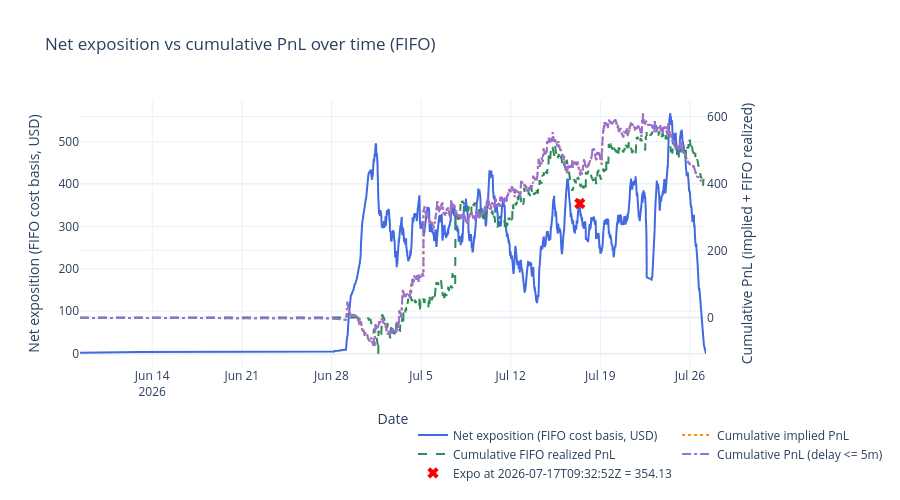

The notebook cell this image was saved under:
### Code cell
# Net exposition over time using FIFO cost basis, with resolution resets at lastTradeAt

# Optional: filter to specific contracts for investigation
# Set to None to compute over all contracts (default).
# Examples:
CONTRACT_FILTER = None # {'0xd86a816093fcd0a0e1ca440bc5ce199bd3c5a8d6139e044b076958164f8c5423'} 
FAST_DELAY_S = 300
TARGET_TS = "2026-07-17T09:32:52Z"

# Load summaries for resolution proxy
with open(BACKTEST_DIR / "summaries.json") as f:
    _summaries = pd.DataFrame(json.load(f))
_summaries['lastTradeAt'] = pd.to_datetime(_summaries['lastTradeAt'], format='mixed', utc=True)
_resolved_at = dict(zip(_summaries['conditionId'], _summaries['lastTradeAt']))

# Derive settlement price per (condition_id, token_id) from implied_pnl
# A single condition can have Yes/No tokens with opposite settlements (0 vs 1)
_settlement = {}
for (_cid, _tid), _fg in wallet_all.groupby(['condition_id', 'token_id']):
    _r = _fg.iloc[0]
    _s = _r['implied_pnl'] / _r['fill_quantity'] + _r['order_price'] if _r['order_side'] == 'BUY' else _r['order_price'] - _r['implied_pnl'] / _r['fill_quantity']
    _settlement[(_cid, _tid)] = round(_s)

# Per-contract FIFO exposure at each fill timestamp
expo_parts = []
for cid, grp in wallet_all.sort_values('dt').groupby('condition_id'):
    if CONTRACT_FILTER is not None and cid not in CONTRACT_FILTER:
        continue
    grp = grp.sort_values('dt')
    long_q = []
    short_q = []
    realized_pnl = 0.0
    buy_vol_acc = 0.0
    sell_vol_acc = 0.0
    rows = []
    for _, row in grp.iterrows():
        qty = row['fill_quantity']
        price = row['order_price']
        if row['order_side'] == 'BUY':
            buy_vol_acc += qty * price
            remaining = qty
            while remaining > 0 and short_q:
                avail, p, _tid_sq = short_q[0]
                match = min(remaining, avail)
                realized_pnl += match * (p - price)
                remaining -= match
                if match == avail:
                    short_q.pop(0)
                else:
                    short_q[0] = (avail - match, p, _tid_sq)
            if remaining > 0:
                long_q.append((remaining, price, row['token_id']))
        else:
            sell_vol_acc += qty * price
            remaining = qty
            while remaining > 0 and long_q:
                avail, p, _tid_lq = long_q[0]
                match = min(remaining, avail)
                realized_pnl += match * (price - p)
                remaining -= match
                if match == avail:
                    long_q.pop(0)
                else:
                    long_q[0] = (avail - match, p, _tid_lq)
            if remaining > 0:
                short_q.append((remaining, price, row['token_id']))

        exposure = sum(q * p for q, p, _ in long_q) + sum(q * p for q, p, _ in short_q)
        if exposure < 0:
            exposure = 0.0
        if cid in _resolved_at and row['dt'] >= _resolved_at[cid]:
            exposure = 0.0
        rows.append({'condition_id': cid, 'dt': row['dt'], 'exposition': exposure, 'cum_realized_pnl': realized_pnl})

    expo_parts.append(pd.DataFrame(rows))

    # Settle remaining position at resolution and reset exposition to 0
    if cid in _resolved_at:
        for q, p, tid in long_q:
            realized_pnl += q * (_settlement.get((cid, tid), 0.0) - p)
        for q, p, tid in short_q:
            realized_pnl += q * (p - _settlement.get((cid, tid), 0.0))
        expo_parts.append(pd.DataFrame([{'condition_id': cid, 'dt': _resolved_at[cid], 'exposition': 0.0, 'cum_realized_pnl': realized_pnl}]))

expo_all = pd.concat(expo_parts, ignore_index=True) if expo_parts else pd.DataFrame(
    columns=['condition_id', 'dt', 'exposition']
)

# Per-contract validation breakdown
if not expo_all.empty:
    _last_per_cid = expo_all.groupby('condition_id')['exposition'].last().reset_index()
    _last_per_cid.columns = ['condition_id', 'exposition']
    _active = _last_per_cid[_last_per_cid['exposition'] > 0].sort_values('exposition', ascending=False)
    print(f"=== Per-contract exposition breakdown{" (filtered)" if CONTRACT_FILTER is not None else ""} ===")
    print(_active.to_string(index=False))
    print(f"\nContracts with exposition > 0: {len(_active)}")
    print(f"Sum of per-contract exposition: {_active['exposition'].sum():.2f}")

# Aggregate across all contracts at each timestamp
# Forward-fill each contract's exposition then sum across contracts
# Each contract's exposition persists until its next fill or resolution
_expo_sorted = expo_all.sort_values(['condition_id', 'dt'])
_expo_sorted['_delta'] = _expo_sorted.groupby('condition_id')['exposition'].diff()
_first_idx = _expo_sorted.groupby('condition_id').head(1).index
_expo_sorted.loc[_first_idx, '_delta'] = _expo_sorted.loc[_first_idx, 'exposition']
ts = _expo_sorted.groupby('dt', as_index=False)['_delta'].sum().sort_values('dt')
ts['exposition'] = ts['_delta'].cumsum()
ts = ts.drop(columns=['_delta'])

# Aggregate FIFO realized PnL across contracts (same diff/cumsum pattern)
_expo_sorted['_rpnl_delta'] = _expo_sorted.groupby('condition_id')['cum_realized_pnl'].diff()
_expo_sorted.loc[_first_idx, '_rpnl_delta'] = _expo_sorted.loc[_first_idx, 'cum_realized_pnl']
_rpnl_ts = _expo_sorted.groupby('dt', as_index=False)['_rpnl_delta'].sum().sort_values('dt')
_rpnl_ts['cum_realized_pnl'] = _rpnl_ts['_rpnl_delta'].cumsum()
_rpnl_ts = _rpnl_ts.drop(columns=['_rpnl_delta'])
ts = ts.merge(_rpnl_ts[['dt', 'cum_realized_pnl']], on='dt', how='outer').sort_values('dt')
ts['exposition'] = ts['exposition'].ffill().fillna(0.0)
ts['cum_realized_pnl'] = ts['cum_realized_pnl'].ffill().fillna(0.0)

if not ts.empty:
    print(f"Aggregate exposition (from ts sum): {ts['exposition'].iloc[-1]:.2f}")
    print(f"Aggregate FIFO realized PnL: {ts['cum_realized_pnl'].iloc[-1]:.2f}")

# Cumulative PnL on secondary axis for comparison
_pnl_df = wallet_all if CONTRACT_FILTER is None else wallet_all[wallet_all['condition_id'].isin(CONTRACT_FILTER)]
pnl_ts = _pnl_df.groupby('dt', as_index=False)['implied_pnl'].sum().sort_values('dt')
pnl_ts['cum_pnl'] = pnl_ts['implied_pnl'].cumsum()

# Cumulative PnL for fills with <= 10 min delay
_fast_pnl_df = _pnl_df[_pnl_df['delay_s'] <= FAST_DELAY_S]
fast_pnl_ts = _fast_pnl_df.groupby('dt', as_index=False)['implied_pnl'].sum().sort_values('dt')
fast_pnl_ts['cum_pnl_fast'] = fast_pnl_ts['implied_pnl'].cumsum()

# Compute exact snapshot exposure at TARGET_TS for marker overlay
cutoff = pd.Timestamp(TARGET_TS, tz='UTC')
snap_df = wallet_all[wallet_all['dt'] <= cutoff].copy()
expo_parts_snap = []
for cid, grp in snap_df.sort_values('dt').groupby('condition_id'):
    if CONTRACT_FILTER is not None and cid not in CONTRACT_FILTER:
        continue
    if cid in _resolved_at and _resolved_at[cid] <= cutoff:
        continue
    long_q = []
    short_q = []
    realized_pnl = 0.0
    buy_vol = 0.0
    sell_vol = 0.0
    for _, row in grp.iterrows():
        qty = row['fill_quantity']
        price = row['order_price']
        if row['order_side'] == 'BUY':
            buy_vol += qty * price
            remaining = qty
            while remaining > 0 and short_q:
                avail, p, _tid_sq = short_q[0]
                match = min(remaining, avail)
                realized_pnl += match * (price - p)
                remaining -= match
                if match == avail:
                    short_q.pop(0)
                else:
                    short_q[0] = (avail - match, p, _tid_sq)
            if remaining > 0:
                long_q.append((remaining, price, row['token_id']))
        else:
            sell_vol += qty * price
            remaining = qty
            while remaining > 0 and long_q:
                avail, p, _tid_lq = long_q[0]
                match = min(remaining, avail)
                realized_pnl += match * (p - price)
                remaining -= match
                if match == avail:
                    long_q.pop(0)
                else:
                    long_q[0] = (avail - match, p, _tid_lq)
            if remaining > 0:
                short_q.append((remaining, price, row['token_id']))
    exposure = sum(q * p for q, p, _ in long_q) + sum(q * p for q, p, _ in short_q)
    if exposure < 0:
        exposure = 0.0
    expo_parts_snap.append(exposure)
snap = sum(expo_parts_snap)
ts = pd.concat([ts, pd.DataFrame([{'dt': cutoff, 'exposition': snap}])], ignore_index=True).sort_values('dt').drop_duplicates('dt')
ts['cum_realized_pnl'] = ts['cum_realized_pnl'].ffill().fillna(0.0)

# Clip to the fills period (extend end to include resolution timestamps)
fill_start = wallet_all['dt'].min()
fill_end = max(wallet_all['dt'].max(), max(_resolved_at.values()))
ts = ts[(ts['dt'] >= fill_start) & (ts['dt'] <= fill_end)]
pnl_ts = pnl_ts[(pnl_ts['dt'] >= fill_start) & (pnl_ts['dt'] <= fill_end)]
fast_pnl_ts = fast_pnl_ts[(fast_pnl_ts['dt'] >= fill_start) & (fast_pnl_ts['dt'] <= fill_end)]

fig_ntl = make_subplots(specs=[[{'secondary_y': True}]])

fig_ntl.add_trace(go.Scatter(
    x=ts['dt'], y=ts['exposition'],
    mode='lines', name='Net exposition (FIFO cost basis, USD)',
    line=dict(color='royalblue', width=2),
), secondary_y=False)

fig_ntl.add_trace(go.Scatter(
    x=pnl_ts['dt'], y=pnl_ts['cum_pnl'],
    mode='lines', name='Cumulative implied PnL',
    line=dict(color='darkorange', width=2, dash='dot'),
), secondary_y=True)

fig_ntl.add_trace(go.Scatter(
    x=ts['dt'], y=ts['cum_realized_pnl'],
    mode='lines', name='Cumulative FIFO realized PnL',
    line=dict(color='seagreen', width=2, dash='dash'),
), secondary_y=True)

fig_ntl.add_trace(go.Scatter(
    x=fast_pnl_ts['dt'], y=fast_pnl_ts['cum_pnl_fast'],
    mode='lines', name=f'Cumulative PnL (delay <= {FAST_DELAY_S // 60}m)',
    line=dict(color='mediumpurple', width=2, dash='dashdot'),
), secondary_y=True)

fig_ntl.add_trace(go.Scatter(
    x=[cutoff], y=[snap],
    mode='markers', name=f'Expo at {TARGET_TS} = {snap:.2f}',
    marker=dict(color='red', size=10, symbol='x'),
), secondary_y=False)

fig_ntl.update_layout(
    title='Net exposition vs cumulative PnL over time (FIFO)',
    template='plotly_white', height=500,
    legend=dict(x=0.5, y=-0.2, orientation='h'),
)
fig_ntl.update_xaxes(title='Date')
fig_ntl.update_yaxes(title='Net exposition (FIFO cost basis, USD)', secondary_y=False)
fig_ntl.update_yaxes(title='Cumulative PnL (implied + FIFO realized)', secondary_y=True)
fig_ntl.show()

### Figure 1 — Plotly figure (JSON) as saved in the notebook; plotly's stock layout.template omitted (floating-point values rounded to 4 significant figures; data arrays with more than 128 entries replaced by an {"elided": "..."} marker saying what was removed)
{"data": [{"line": {"color": "royalblue", "width": 2}, "mode": "lines", "name": "Net exposition (FIFO cost basis, USD)", "type": "scatter", "x": {"elided": "12385 str values"}, "xaxis": "x", "y": {"elided": "12385 float values"}, "yaxis": "y"}, {"line": {"color": "darkorange", "dash": "dot", "width": 2}, "mode": "lines", "name": "Cumulative implied PnL", "type": "scatter", "x": {"elided": "8280 str values"}, "xaxis": "x", "y": {"elided": "8280 float values"}, "yaxis": "y2"}, {"line": {"color": "seagreen", "dash": "dash", "width": 2}, "mode": "lines", "name": "Cumulative FIFO realized PnL", "type": "scatter", "x": {"elided": "12385 str values"}, "xaxis": "x", "y": {"elided": "12385 float values"}, "yaxis": "y2"}, {"line": {"color": "mediumpurple", "dash": "dashdot", "width": 2}, "mode": "lines", "name": "Cumulative PnL (delay <= 5m)", "type": "scatter", "x": {"elided": "8280 str values"}, "xaxis": "x", "y": {"elided": "8280 float values"}, "yaxis": "y2"}, {"marker": {"color": "red", "size": 10, "symbol": "x"}, "mode": "markers", "name": "Expo at 2026-07-17T09:32:52Z = 354.13", "type": "scatter", "x": ["2026-07-17T09:32:52+00:00"], "xaxis": "x", "y": [354.1], "yaxis": "y"}], "layout": {"height": 500, "legend": {"orientation": "h", "x": 0.5, "y": -0.2}, "title": {"text": "Net exposition vs cumulative PnL over time (FIFO)"}, "xaxis": {"anchor": "y", "domain": [0, 0.94], "title": {"text": "Date"}}, "yaxis": {"anchor": "x", "domain": [0, 1], "title": {"text": "Net exposition (FIFO cost basis, USD)"}}, "yaxis2": {"anchor": "x", "overlaying": "y", "side": "right", "title": {"text": "Cumulative PnL (implied + FIFO realized)"}}}}
